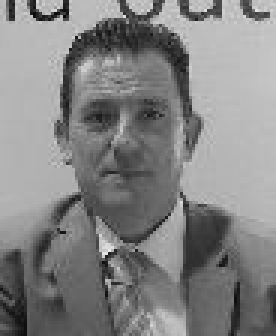
%> input picture ImagenesCaras/cara1.png, 92 x 112 px (shown 3 times larger)
$ octave pratica1.m   (GNU Octave 9; MATLAB toolbox functions it lacks are replaced by stand-ins)
%> lines starting %> are read from the running program, lines starting %| are printed output that depends on the picture
c1 = imread("../../ImagenesCaras/cara1.png");
%> c1 is the input picture: size 112x92 uint8; min 8, max 232, mean 131.4
c2 = imread("../../ImagenesCaras/cara2.png");
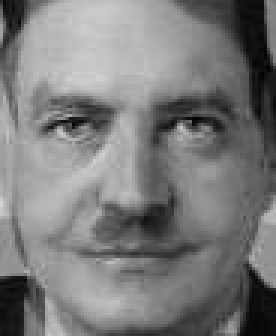
%> input picture ImagenesCaras/cara2.png, 92 x 112 px (shown 3 times larger)
%> c2 is the input picture: size 112x92 uint8; min 1, max 212, mean 123
figure;
subplot(1,2,1);
title("Cara original A");
imshow(c1);
subplot(1,2,2);
title("Cara original B");
imshow(c2);


resta1 = c1 - c2;
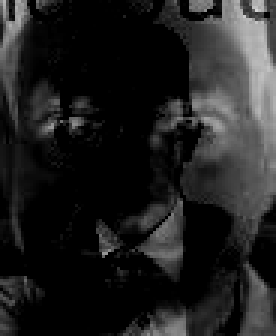
%> resta1: size 112x92 uint8 (shown 3 times larger); min 0, max 213, mean 32
resta2 = c2 - c1;
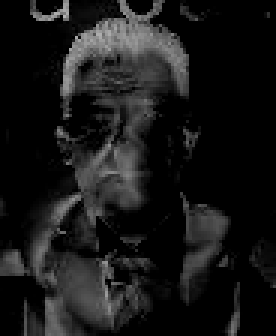
%> resta2: size 112x92 uint8 (shown 3 times larger); min 0, max 178, mean 23.6

figure;
subplot(1,2,1);
title("A - B");
imshow(resta1);
subplot(1,2,2);
title("B - A");
imshow(resta2);


suma = c1 + c2;
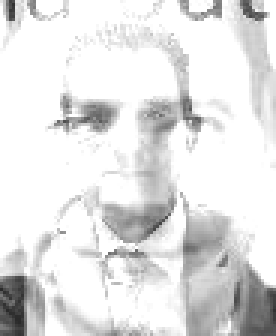
%> suma: size 112x92 uint8 (shown 3 times larger); min 42, max 255, mean 227.2
figure;
title("A + B");
imshow(suma);
